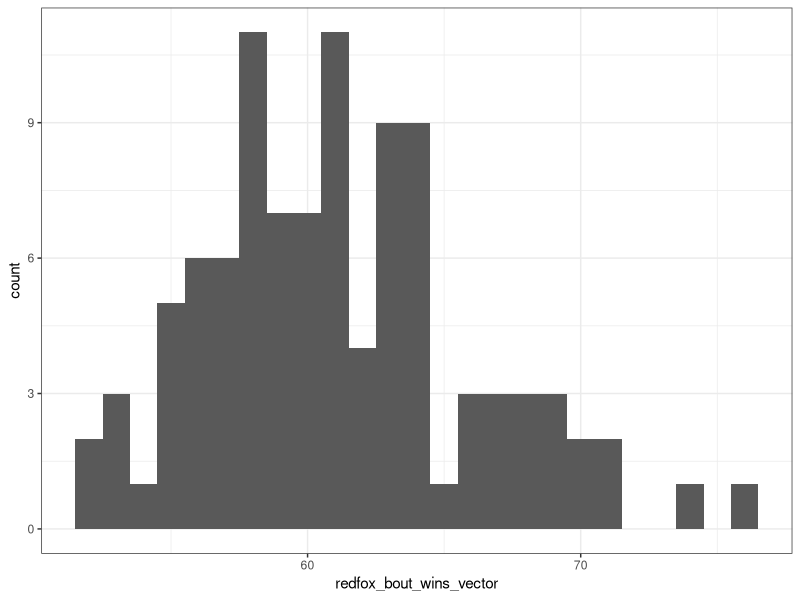
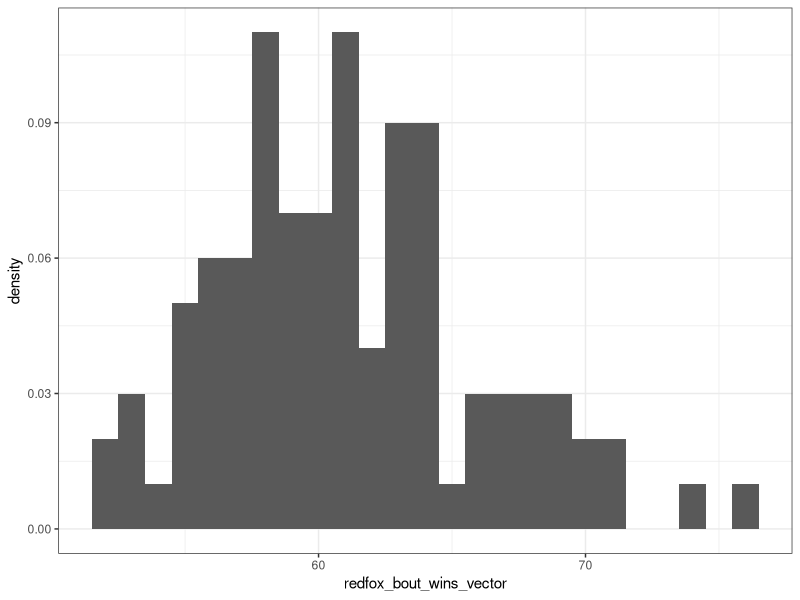
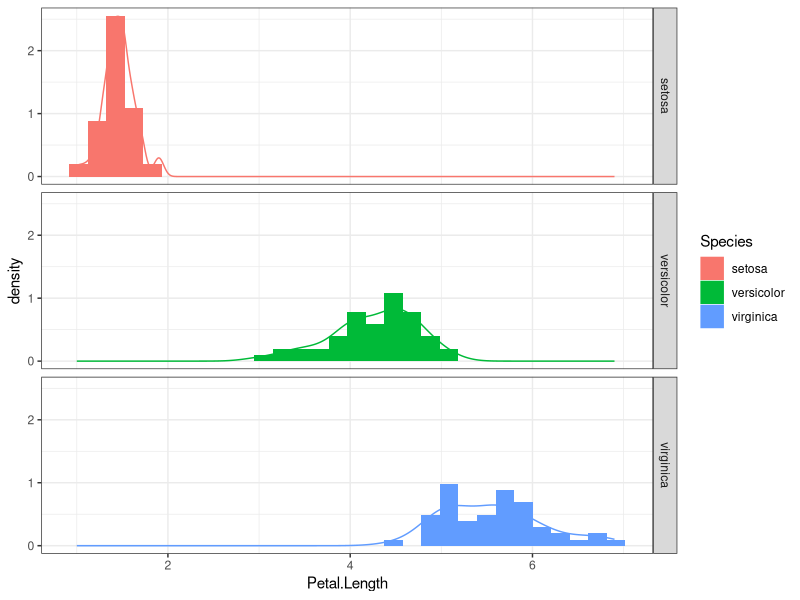
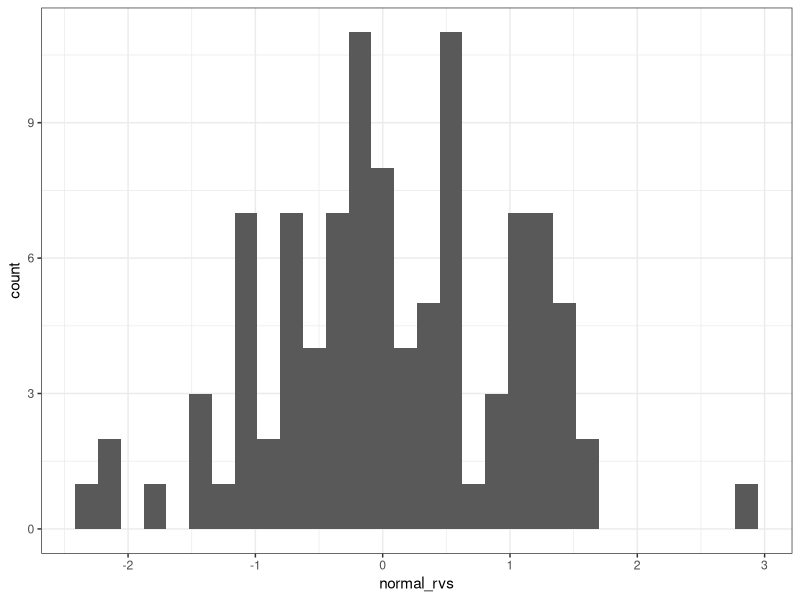

Here is the R script that generated these plots, in order:
## ---- chunk 1
## Start a `for` loop, to replicate a known number of bouts

## Set the probability that a red fox wins the bout
prob_redfox_win <- 0.6

## Set the number of bouts
bouts <- 100 

## Initiate the number of redfox bout wins
redfox_bout_win <- 0


for(ind in 1:bouts){
  

  ## Draw a random number to simulate the outcome of the bout
  bout_outcome <- runif(1)
  
  ## Use an if statement to determine who won
  if(bout_outcome < prob_redfox_win){ # red fox wins
    ## Print the outcome to the console, so we know who won
    print("red fox wins")
    
    ## Increase the number of redfox_bout_win by 1
    redfox_bout_win <- redfox_bout_win + 1
    
  } else { # arctic fox wins
    ## Print the outcome to the console
    print("arctic fox wins")
    
    ## NOTE: We're only interested in the number of redfox wins, so 
    ## we're not going to bother keeping track of the arctic fox wins.
  }  
} # End the `for` loop

print(paste("Red fox won", redfox_bout_win, "bouts!"))

## ---- chunk 2
## Set the probability that a red fox wins the bout
prob_redfox_win <- 0.6

## Set the number of replicates
reps <- 100

## Initiate a vector to store the number of red fox wins for each replicate
redfox_bout_wins_vector <- c()

## Start a for loop to go through the desired number of replicates
for(rep in 1:reps){ 
  
  ## Set the number of bouts
  bouts <- 100 
  
  ## Initiate the number of redfox bout wins
  redfox_bout_win <- 0
  
  ## Start for loop to go through the number of bouts
  for(ind in 1:bouts){
    
    
    ## Draw a random number to simulate the outcome of the bout
    bout_outcome <- runif(1)
    
    ## Use an if statement to determine who won
    if(bout_outcome < prob_redfox_win){ # red fox wins
      ## Print the outcome to the console, so we know who won
      #print("red fox wins")
      
      ## Increase the number of redfox_bout_win by 1
      redfox_bout_win <- redfox_bout_win + 1
      
      } else { # arctic fox wins
        ## Print the outcome to the console
        #print("arctic fox wins")
        
        ## NOTE: We're only interested in the number of redfox wins, so 
        ## we're not going to bother keeping track of the arctic fox wins.
        }  
    } # End the `for` loop
  
  print(paste("Red fox won", redfox_bout_win, "bouts!"))
  
  ## Add the number of redfox_bout_win to redfox_bout_wins_vector
  redfox_bout_wins_vector <- c(redfox_bout_wins_vector, redfox_bout_win)
  
}
## ---- chunk 3
library(ggplot2)

ggplot() +
  geom_histogram(data = NULL, 
                 aes(x = redfox_bout_wins_vector), 
                 binwidth = 1) +
  theme_bw()
## ---- chunk 4
library(ggplot2)

ggplot() +
  geom_histogram(data = NULL, 
                 aes(x = redfox_bout_wins_vector, y = ..density.. ), 
                 binwidth = 1) +
  theme_bw()
## ---- chunk 5
(factorial(100)/(factorial(60)*factorial(100-60))) * 0.6^60 * 0.4^(100-60)
## ---- chunk 6
ggplot() +
  geom_histogram(data = iris, 
                 aes(x = Petal.Length, y = ..density.., fill = Species)) +
  facet_grid( Species ~ . ) +
  geom_density(data = iris, aes(x = Petal.Length, colour = Species)) +
  theme_bw()  
## ---- chunk 7
?rnorm
## ---- chunk 8
normal_rvs <- rnorm(n = 100, mean = 0, sd = 1)

ggplot() + 
  geom_histogram( data = NULL, aes(x = normal_rvs) ) +
  theme_bw()
